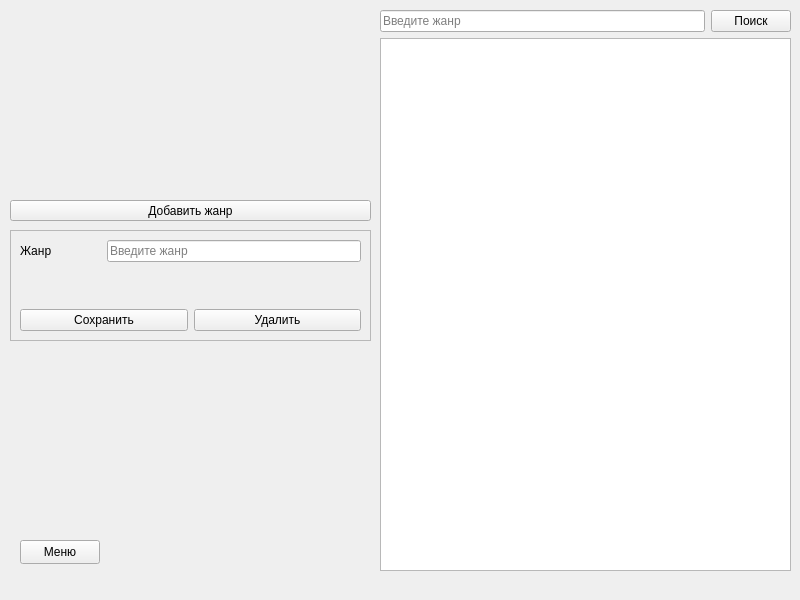
<?xml version="1.0" encoding="UTF-8"?>
<ui version="4.0">
 <class>AdminGenres</class>
 <widget class="QMainWindow" name="AdminGenres">
  <property name="geometry">
   <rect>
    <x>0</x>
    <y>0</y>
    <width>800</width>
    <height>600</height>
   </rect>
  </property>
  <property name="sizePolicy">
   <sizepolicy hsizetype="Minimum" vsizetype="Preferred">
    <horstretch>0</horstretch>
    <verstretch>0</verstretch>
   </sizepolicy>
  </property>
  <property name="windowTitle">
   <string>Жанры</string>
  </property>
  <widget class="QWidget" name="centralwidget">
   <widget class="QFrame" name="frame">
    <property name="geometry">
     <rect>
      <x>10</x>
      <y>230</y>
      <width>361</width>
      <height>111</height>
     </rect>
    </property>
    <property name="sizePolicy">
     <sizepolicy hsizetype="Fixed" vsizetype="Fixed">
      <horstretch>0</horstretch>
      <verstretch>0</verstretch>
     </sizepolicy>
    </property>
    <property name="frameShape">
     <enum>QFrame::Shape::StyledPanel</enum>
    </property>
    <property name="frameShadow">
     <enum>QFrame::Shadow::Plain</enum>
    </property>
    <layout class="QGridLayout" name="gridLayout">
     <item row="0" column="1" colspan="3">
      <widget class="QLineEdit" name="leGenre">
       <property name="placeholderText">
        <string>Введите жанр</string>
       </property>
      </widget>
     </item>
     <item row="2" column="2" colspan="2">
      <widget class="QPushButton" name="btnDel">
       <property name="sizePolicy">
        <sizepolicy hsizetype="Preferred" vsizetype="Fixed">
         <horstretch>0</horstretch>
         <verstretch>0</verstretch>
        </sizepolicy>
       </property>
       <property name="text">
        <string>Удалить</string>
       </property>
      </widget>
     </item>
     <item row="2" column="0" colspan="2">
      <widget class="QPushButton" name="btnSave">
       <property name="sizePolicy">
        <sizepolicy hsizetype="Preferred" vsizetype="Fixed">
         <horstretch>0</horstretch>
         <verstretch>0</verstretch>
        </sizepolicy>
       </property>
       <property name="text">
        <string>Сохранить</string>
       </property>
      </widget>
     </item>
     <item row="0" column="0">
      <widget class="QLabel" name="lbGenre">
       <property name="text">
        <string>Жанр</string>
       </property>
      </widget>
     </item>
     <item row="1" column="2">
      <spacer name="verticalSpacer_2">
       <property name="orientation">
        <enum>Qt::Orientation::Vertical</enum>
       </property>
       <property name="sizeHint" stdset="0">
        <size>
         <width>20</width>
         <height>30</height>
        </size>
       </property>
      </spacer>
     </item>
    </layout>
   </widget>
   <widget class="QPushButton" name="btnMenu">
    <property name="geometry">
     <rect>
      <x>20</x>
      <y>540</y>
      <width>80</width>
      <height>24</height>
     </rect>
    </property>
    <property name="text">
     <string>Меню</string>
    </property>
   </widget>
   <widget class="QWidget" name="verticalLayoutWidget">
    <property name="geometry">
     <rect>
      <x>380</x>
      <y>10</y>
      <width>411</width>
      <height>561</height>
     </rect>
    </property>
    <layout class="QVBoxLayout" name="vlTable">
     <item>
      <layout class="QHBoxLayout" name="hlSearch">
       <item>
        <widget class="QLineEdit" name="leSearch">
         <property name="placeholderText">
          <string>Введите жанр</string>
         </property>
        </widget>
       </item>
       <item>
        <widget class="QPushButton" name="btnSearch">
         <property name="text">
          <string>Поиск</string>
         </property>
        </widget>
       </item>
      </layout>
     </item>
     <item>
      <widget class="QTableWidget" name="twData">
       <property name="sizePolicy">
        <sizepolicy hsizetype="Expanding" vsizetype="Expanding">
         <horstretch>0</horstretch>
         <verstretch>0</verstretch>
        </sizepolicy>
       </property>
      </widget>
     </item>
    </layout>
   </widget>
   <widget class="QPushButton" name="btnAddMode">
    <property name="geometry">
     <rect>
      <x>10</x>
      <y>200</y>
      <width>361</width>
      <height>21</height>
     </rect>
    </property>
    <property name="text">
     <string>Добавить жанр</string>
    </property>
   </widget>
  </widget>
  <widget class="QMenuBar" name="menubar">
   <property name="geometry">
    <rect>
     <x>0</x>
     <y>0</y>
     <width>800</width>
     <height>25</height>
    </rect>
   </property>
  </widget>
 </widget>
 <resources/>
 <connections/>
</ui>
